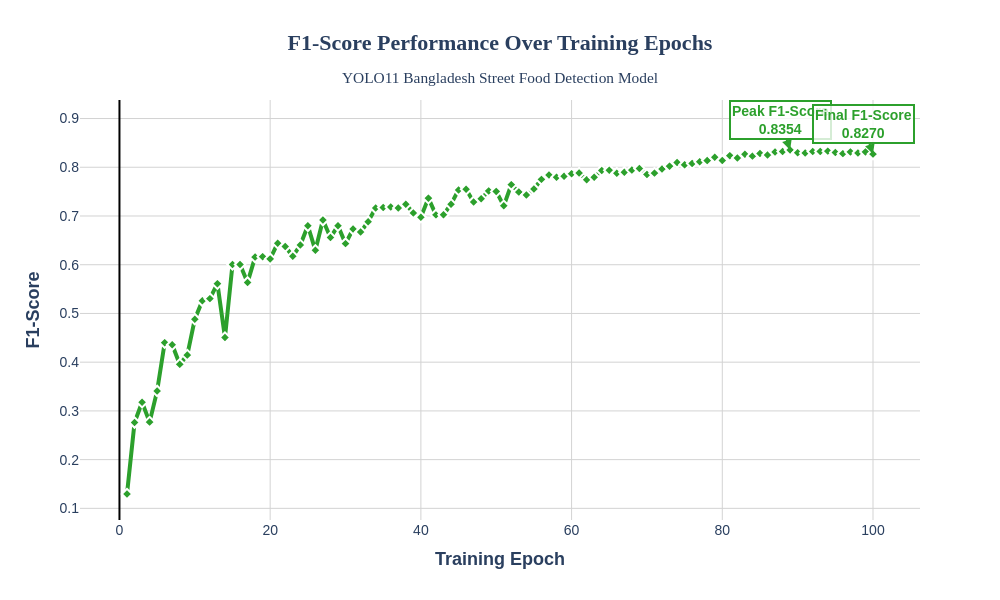

Write notebook code for a chart like this one.
### Code cell
# Individual F1-Score Plot for Research Paper
fig_f1 = go.Figure()

fig_f1.add_trace(
    go.Scatter(
        x=df['epoch'],
        y=df['f1_score'],
        mode='lines+markers',
        name='F1-Score',
        line=dict(color='#2ca02c', width=4),
        marker=dict(size=8, symbol='diamond', line=dict(width=2, color='white')),
        hovertemplate='<b>Epoch:</b> %{x}<br><b>F1-Score:</b> %{y:.4f}<extra></extra>'
    )
)

# Add annotations for key points
max_f1_idx = df['f1_score'].idxmax()
final_f1 = df['f1_score'].iloc[-1]

fig_f1.add_annotation(
    x=df['epoch'].iloc[max_f1_idx],
    y=df['f1_score'].iloc[max_f1_idx],
    text=f"<b>Peak F1-Score<br>{df['f1_score'].iloc[max_f1_idx]:.4f}</b>",
    showarrow=True,
    arrowhead=2,
    arrowsize=1,
    arrowwidth=2,
    arrowcolor='#2ca02c',
    bgcolor='rgba(255,255,255,0.8)',
    bordercolor='#2ca02c',
    borderwidth=2,
    font=dict(size=14, color='#2ca02c')
)

fig_f1.add_annotation(
    x=df['epoch'].iloc[-1],
    y=final_f1,
    text=f"<b>Final F1-Score<br>{final_f1:.4f}</b>",
    showarrow=True,
    arrowhead=2,
    arrowsize=1,
    arrowwidth=2,
    arrowcolor='#2ca02c',
    bgcolor='rgba(255,255,255,0.8)',
    bordercolor='#2ca02c',
    borderwidth=2,
    font=dict(size=14, color='#2ca02c')
)

fig_f1.update_layout(
    title={
        'text': '<b>F1-Score Performance Over Training Epochs</b><br><sub>YOLO11 Bangladesh Street Food Detection Model</sub>',
        'x': 0.5,
        'xanchor': 'center',
        'font': {'size': 22, 'family': 'Arial Black'}
    },
    xaxis_title="<b>Training Epoch</b>",
    yaxis_title="<b>F1-Score</b>",
    font=dict(family="Arial", size=16),
    plot_bgcolor='white',
    paper_bgcolor='white',
    width=1000,
    height=600,
    showlegend=False,
    xaxis=dict(
        showgrid=True,
        gridwidth=1,
        gridcolor='lightgray',
        zeroline=True,
        zerolinewidth=2,
        zerolinecolor='black',
        title_font_size=18,
        tickfont_size=14
    ),
    yaxis=dict(
        showgrid=True,
        gridwidth=1,
        gridcolor='lightgray',
        zeroline=True,
        zerolinewidth=2,
        zerolinecolor='black',
        title_font_size=18,
        tickfont_size=14
    )
)

fig_f1.show()

### Figure 1 — Plotly figure (JSON) as saved in the notebook; plotly's stock layout.template omitted (floating-point values rounded to 4 significant figures)
{"data": [{"hovertemplate": "<b>Epoch:</b> %{x}<br><b>F1-Score:</b> %{y:.4f}<extra></extra>", "line": {"color": "#2ca02c", "width": 4}, "marker": {"line": {"color": "white", "width": 2}, "size": 8, "symbol": "diamond"}, "mode": "lines+markers", "name": "F1-Score", "type": "scatter", "x": [1, 2, 3, 4, 5, 6, 7, 8, 9, 10, 11, 12, 13, 14, 15, 16, 17, 18, 19, 20, 21, 22, 23, 24, 25, 26, 27, 28, 29, 30, 31, 32, 33, 34, 35, 36, 37, 38, 39, 40, 41, 42, 43, 44, 45, 46, 47, 48, 49, 50, 51, 52, 53, 54, 55, 56, 57, 58, 59, 60, 61, 62, 63, 64, 65, 66, 67, 68, 69, 70, 71, 72, 73, 74, 75, 76, 77, 78, 79, 80, 81, 82, 83, 84, 85, 86, 87, 88, 89, 90, 91, 92, 93, 94, 95, 96, 97, 98, 99, 100], "y": [0.1295, 0.2761, 0.3178, 0.277, 0.341, 0.4401, 0.4359, 0.3956, 0.4145, 0.4882, 0.526, 0.5304, 0.5611, 0.4505, 0.6006, 0.6005, 0.5636, 0.6156, 0.6166, 0.6119, 0.6442, 0.6374, 0.6172, 0.6403, 0.6799, 0.6296, 0.6917, 0.6557, 0.6801, 0.6433, 0.6732, 0.667, 0.6883, 0.7163, 0.7175, 0.7184, 0.7163, 0.7241, 0.706, 0.6974, 0.7366, 0.7023, 0.7026, 0.724, 0.7535, 0.7548, 0.7288, 0.7352, 0.7515, 0.7505, 0.7209, 0.7644, 0.749, 0.7432, 0.7555, 0.7751, 0.784, 0.7794, 0.7816, 0.7867, 0.7882, 0.7745, 0.7795, 0.7934, 0.7938, 0.7878, 0.7896, 0.7942, 0.7974, 0.7854, 0.788, 0.7965, 0.8023, 0.8097, 0.805, 0.8079, 0.8112, 0.8136, 0.8205, 0.814, 0.8238, 0.8192, 0.8267, 0.8228, 0.8283, 0.8251, 0.8314, 0.8323, 0.8354, 0.8297, 0.8293, 0.8323, 0.8326, 0.8331, 0.8304, 0.828, 0.8315, 0.8294, 0.8315, 0.827]}], "layout": {"annotations": [{"arrowcolor": "#2ca02c", "arrowhead": 2, "arrowsize": 1, "arrowwidth": 2, "bgcolor": "rgba(255,255,255,0.8)", "bordercolor": "#2ca02c", "borderwidth": 2, "font": {"color": "#2ca02c", "size": 14}, "showarrow": true, "text": "<b>Peak F1-Score<br>0.8354</b>", "x": 89, "y": 0.8354}, {"arrowcolor": "#2ca02c", "arrowhead": 2, "arrowsize": 1, "arrowwidth": 2, "bgcolor": "rgba(255,255,255,0.8)", "bordercolor": "#2ca02c", "borderwidth": 2, "font": {"color": "#2ca02c", "size": 14}, "showarrow": true, "text": "<b>Final F1-Score<br>0.8270</b>", "x": 100, "y": 0.827}], "font": {"family": "Arial", "size": 16}, "height": 600, "paper_bgcolor": "white", "plot_bgcolor": "white", "showlegend": false, "title": {"font": {"family": "Arial Black", "size": 22}, "text": "<b>F1-Score Performance Over Training Epochs</b><br><sub>YOLO11 Bangladesh Street Food Detection Model</sub>", "x": 0.5, "xanchor": "center"}, "width": 1000, "xaxis": {"gridcolor": "lightgray", "gridwidth": 1, "showgrid": true, "tickfont": {"size": 14}, "title": {"font": {"size": 18}, "text": "<b>Training Epoch</b>"}, "zeroline": true, "zerolinecolor": "black", "zerolinewidth": 2}, "yaxis": {"gridcolor": "lightgray", "gridwidth": 1, "showgrid": true, "tickfont": {"size": 14}, "title": {"font": {"size": 18}, "text": "<b>F1-Score</b>"}, "zeroline": true, "zerolinecolor": "black", "zerolinewidth": 2}}}
